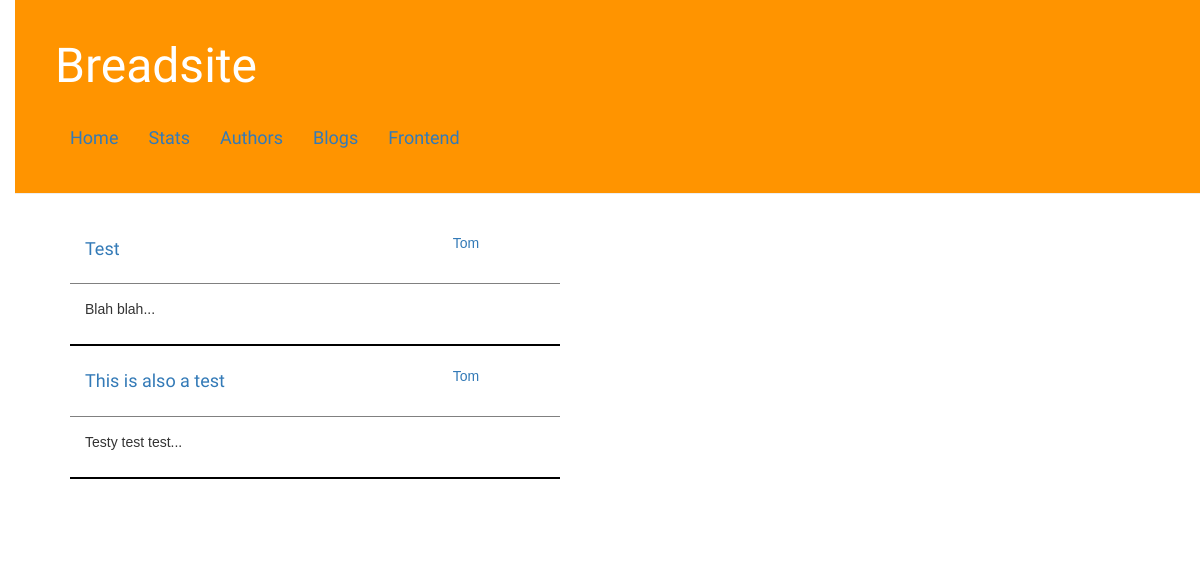
The page /blogs/ on the database as committed earlier.
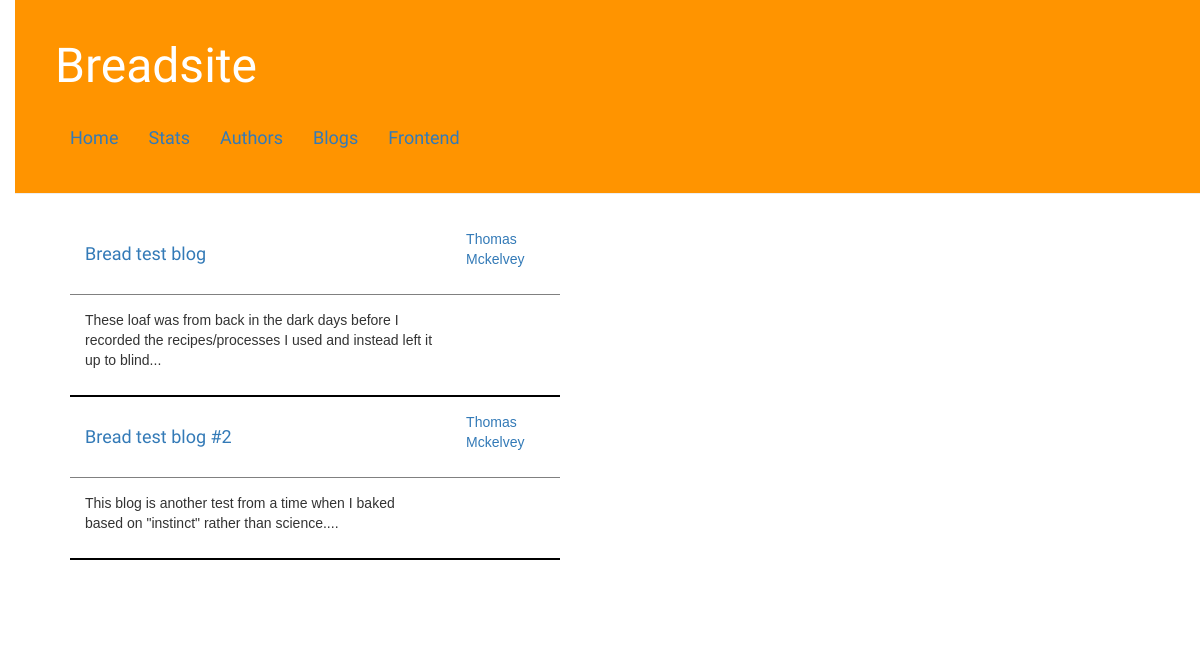
The same page on the database as committed later.
### blogs/models.py (models this page shows, shortened)
class BlogPost(models.Model):
    pub_date = models.DateField('date published')
    title = models.CharField(max_length=200)
    author = models.ForeignKey(Author, on_delete=models.CASCADE, related_name='author')
    content = models.CharField(max_length=5000)
    image = models.FileField(upload_to='blogs/image')
    crumb_image = models.FileField(upload_to='blogs/image')

### author/models.py (models this page shows)
class Author(models.Model):
    name = models.CharField(max_length=200)
    job_title = models.CharField(max_length=100)
    bio = models.CharField(max_length=1000)
    image = models.FileField(upload_to='author/image')
    def __str__(self):
        return self.name

### blogs/views.py (the view)
# urls.py: path('', views.index, name='index'),
def index(request):
    latest_blogs_list = BlogPost.objects.order_by('pub_date')[:5]
    template = loader.get_template('blogs/index.html')
    for blog in latest_blogs_list:
        print(blog.content)
        blog.content = blog.content[0:120] + "..."
    context = {'latest_blogs_list': latest_blogs_list,
    }
    return HttpResponse(template.render(context, request))

### blogs/templates/blogs/index.html
{% extends 'breadsite/base.html' %}
{% block content %}
    {% load static %}
    <div class="row">
        <div class="col-md-8">
            <div class="post">
                {% if latest_blogs_list %}
                    <table style="width:100%;">
                    {% for blog in latest_blogs_list %}
                        <tr class="lb">
                            <td><h4><a href="/blogs/{{ blog.id }}/">{{ blog.title }}</a></h4></td>
                            <td><p><a href="/author/{{ blog.author_id }}/">{{ blog.author }}</a></p></td>
                        </tr>
                        <tr class="bb">
                            <td><p>{{ blog.content }}</p></td>
                            <td><p></p></td>
                        </tr>
                    {% endfor %}
                    </table>
                {% else %}
                    <p>No blogs are available.</p>
                {% endif %}
            </div>
        </div>
    </div>
{% endblock %}

Rows that differ between the two databases and show on the page:
changed BlogPost: title "Test" → "Bread test blog"; author "Tom" → "Thomas Mckelvey"; content "Blah blah..." → "These loaf was from back in the dark days before I recorded the recipes/processes I used and instead left it up to blind..."
changed BlogPost: title "This is also a test" → "Bread test blog #2"; author "Tom" → "Thomas Mckelvey"; content "Testy test test..." → "This blog is another test from a time when I baked based on \"instinct\" rather than science...."
